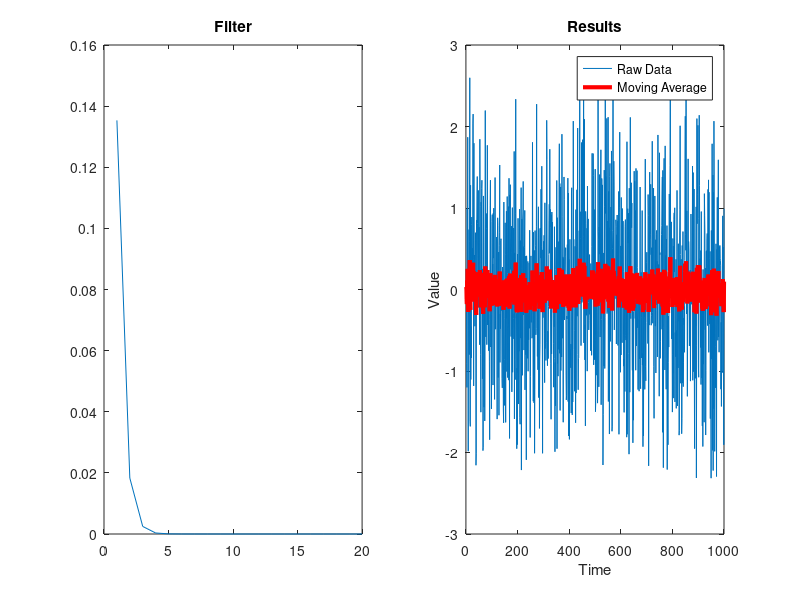

Reproduce this figure in MATLAB.
n = 1000;
x = randn(n, 1);
%m = 10;
m = 20;

%h = ones(m, 1)/m;
h = exp(-(1:m)/.5);
y = filter(h, 1, x);

figure(2); 
clf;
subplot(1, 2, 1)
plot(h); title('Filter');
subplot(1,2,2); 
plot(x);  hold on; 
plot(y, 'r', 'LineWidth', 3);
xlabel('Time')
ylabel('Value')
title('Results');

legend('Raw Data', 'Moving Average')
